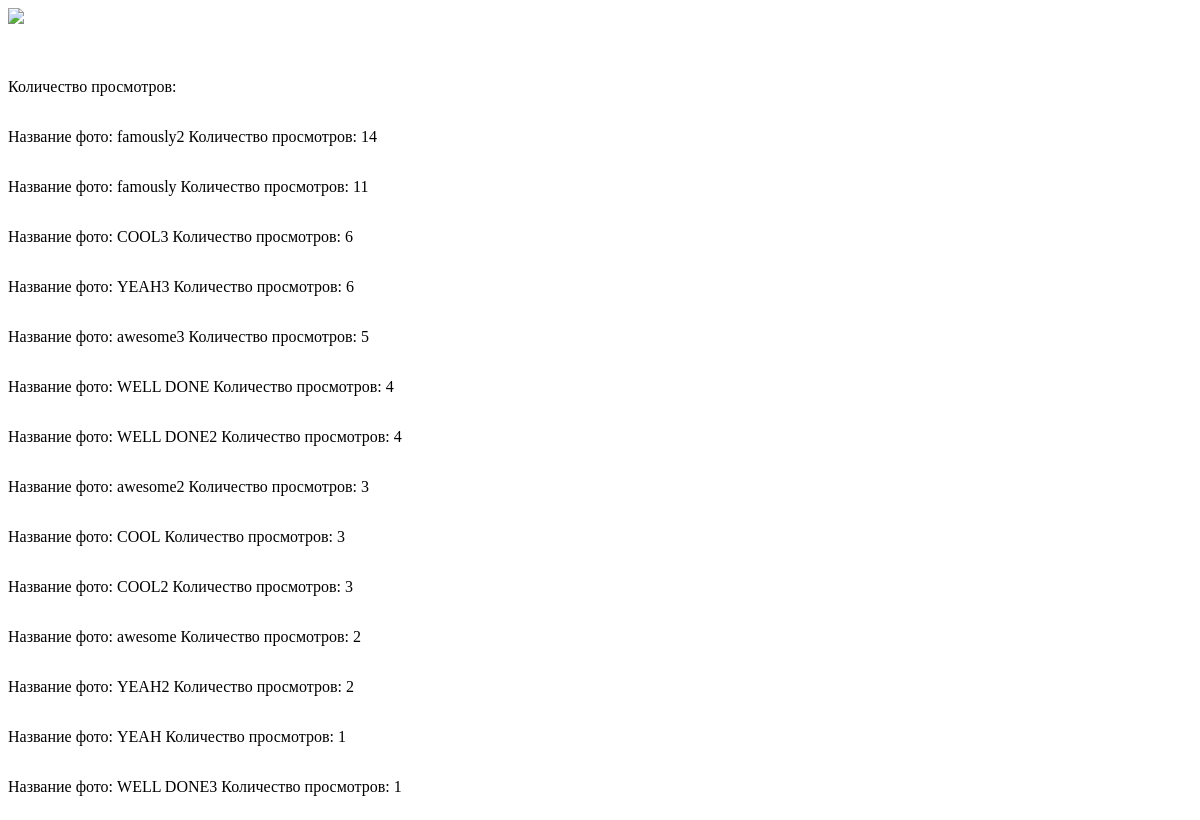
Before: /show_image.php with the older database file.
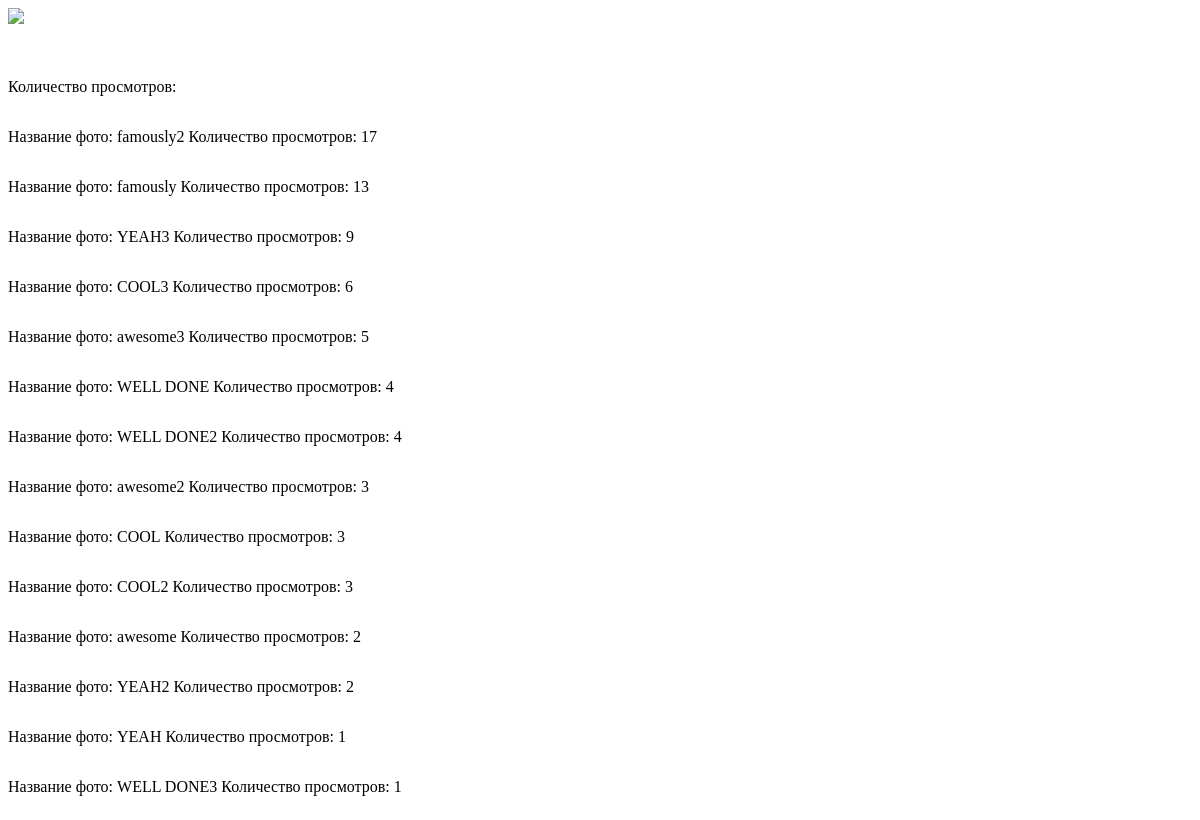
After: the same page with the newer database file.
### tables this page shows
CREATE TABLE `img` (
  `id` int(11) NOT NULL,
  `name` char(30) DEFAULT NULL,
  `img_name` varchar(255) DEFAULT NULL,
  `likes` int(11) DEFAULT NULL
);

### engine/db.php (called while the page is built, shortened)
<?php
function getConnection()
{
    static $db = null;
    if (!$db) {
        $db = mysqli_connect('127.0.0.1:3307', 'root', '', 'images')
        or die("Не могу соединиться с MySQL.");
    }
    return $db;
}
function executeDB($sql)
{
    return mysqli_query(getConnection(), $sql);
}

### public/show_image.php (the view, shortened to what this page needs)
<?
$id = (int)$_GET["id"];
?>
<!DOCTYPE html>
<html>
<head>
</head>
<body>
<?php
include LIB_DIR . 'db.php';
$result = executeDB("SELECT `name`, `img_name`, `likes` FROM `img` WHERE id =" . $id);
$row = mysqli_fetch_assoc($result);
echo "<a href='index.php'><img src='" . IMG_BIG . "{$row["img_name"]}' width='800'/></a><br>
<p>{$row["name"]}</p><br><p>Количество просмотров: {$row["likes"]}</p>";
$result = executeDB("SELECT id, `name`, likes FROM img ORDER BY likes DESC");
while ($row = mysqli_fetch_assoc($result)) {
    echo "<div style='display: flex'><p>Название фото:&nbsp;{$row["name"]}</p>
          <p> &nbsp;Количество просмотров:&nbsp;{$row["likes"]}</p></div>";
};
?>
</body>
</html>

Changed rows visible on the page:
changed img "famously2": likes "14" → "17"
changed img "famously": likes "11" → "13"
changed img "YEAH3": likes "6" → "9"; moves up the list
